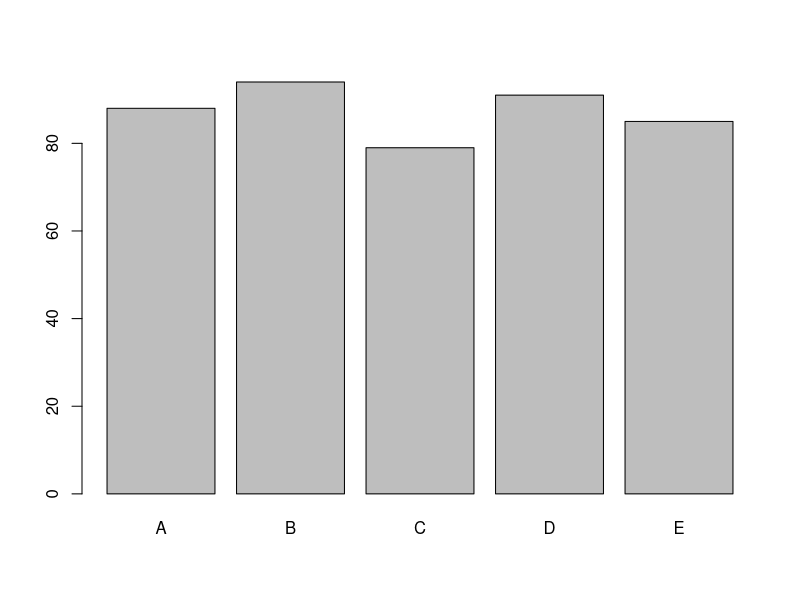

Source code (R):
## ---- chunk 1
library(ggplot2)

## ---- chunk 2
# this is a comment
quiz1 <- 88 # this is how to assign a value to a name
quiz2 <- 94
quiz3 <- 79

quiz1

# average
(quiz1 + quiz2 + quiz3)/3

mean(quiz1 + quiz2 + quiz3) # NOT CORRECT; ADDS THEM
mean(quiz1, quiz2, quiz3) # NOT CORRECT; TAKES ONLY MEAN OF FIRST ARGUMENT
mean(c(quiz1, quiz2, quiz3)) # CORRECTLY TAKES MEAN; C IS A LIST

myList <- c(quiz1, quiz2, quiz3) # assigns list to variable "myList"

mean(myList)

average <- mean(myList)

quiz3 <- 99 # changes value of variable "quiz3" to 99, but has not updated "average" OR "myList"

myList <- c(quiz1, quiz2, quiz3) # UPDATING ALL VARIABLES/FUNCTIONS
average <- mean(myList)
average
round(average, 2)

## ---- chunk 3
myScores <- c(88, 94, 79, 91, 85)
myScores

mean(myScores)
min(myScores)
max(myScores)
length(myScores)
summary(myScores)

myStudents <- c("A", "B", "C", "D", "E")
myStudents

# bar plot
barplot(myScores, names.arg = myStudents)
## ---- chunk 4

## ---- chunk 5
